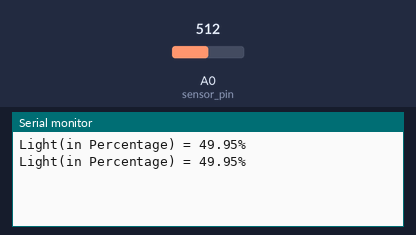
The sketch below on a simulated Arduino Uno, built with avr-gcc and run on an emulated ATmega328P. Shown: the last lines printed to the serial monitor. The test bench sets the inputs (shaded band); at power-on: A0 (sensor_pin) = 512.

Above: at 1.8 s.
1.9 s: A0 (sensor_pin) set to 716
At 2.3 s:
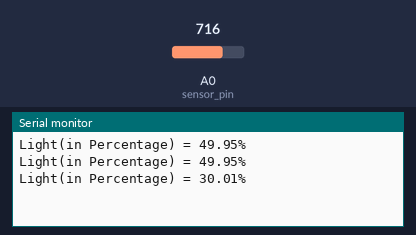
3.4 s: A0 (sensor_pin) set to 900
At 4.8 s:
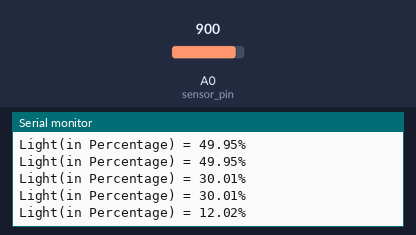
Timing chart, 0 to 6.4 s (numbered marks = the images above; inputs shaded):
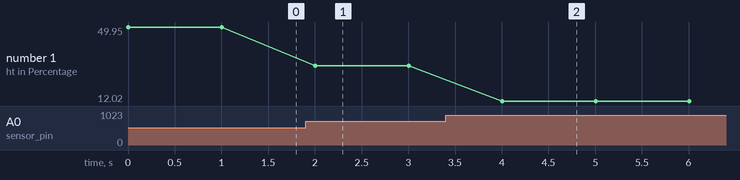

Measured:
- after the input at 1.9 s, the serial monitor: prints a new line after 0.10 s (image 1)
- after the input at 3.4 s, the serial monitor: prints a new line after 0.60 s (image 2)
- plotted number 1: 49.95 → 30.01 after the input at 1.9 s, 30.01 → 12.02 after the input at 3.4 s

The sketch:

6_RAIN_SENSOR_PERCENTUAL_VALUE_TEST.ino
```cpp
const int sensor_pin = A0;  /* Connect RAIN analog sensor pin to A0 of NodeMCU */

void setup() {
  Serial.begin(115200); /* Define baud rate for serial communication */
}

void loop() {
  float rain_percentage;

  rain_percentage = ( 100.00 - ( (analogRead(sensor_pin)/1023.00) * 100.00 ) );

  Serial.print("Light(in Percentage) = ");
  Serial.print(rain_percentage);
  Serial.println("%");

  delay(1000);
}
```
